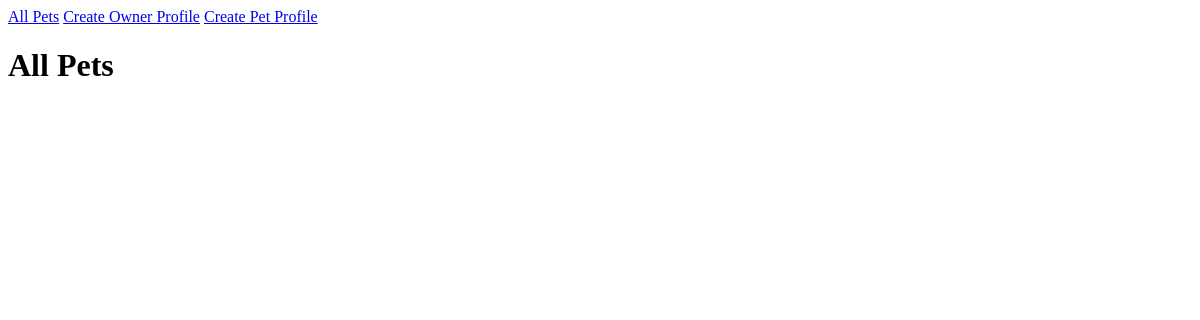
The page /project/ on the database as committed earlier.
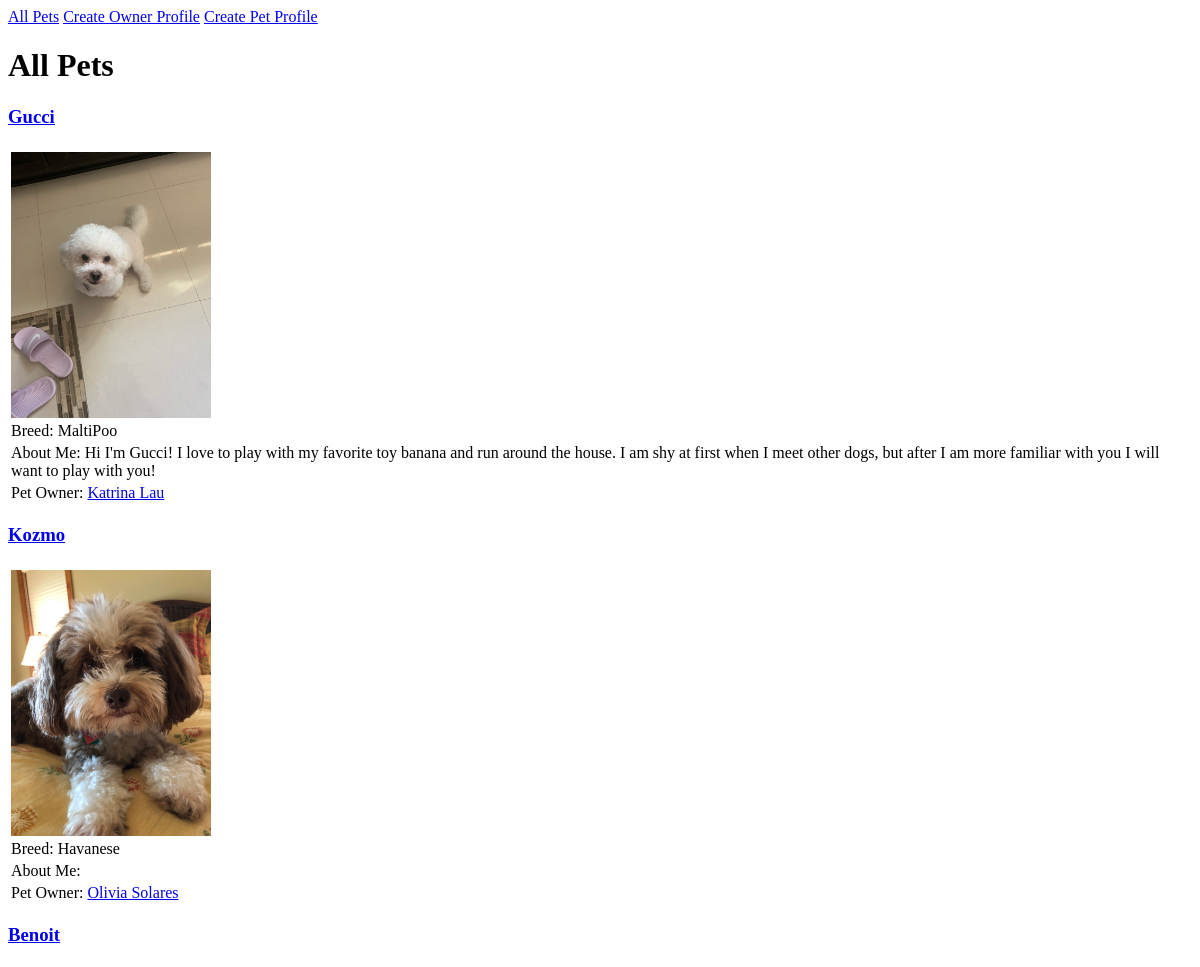
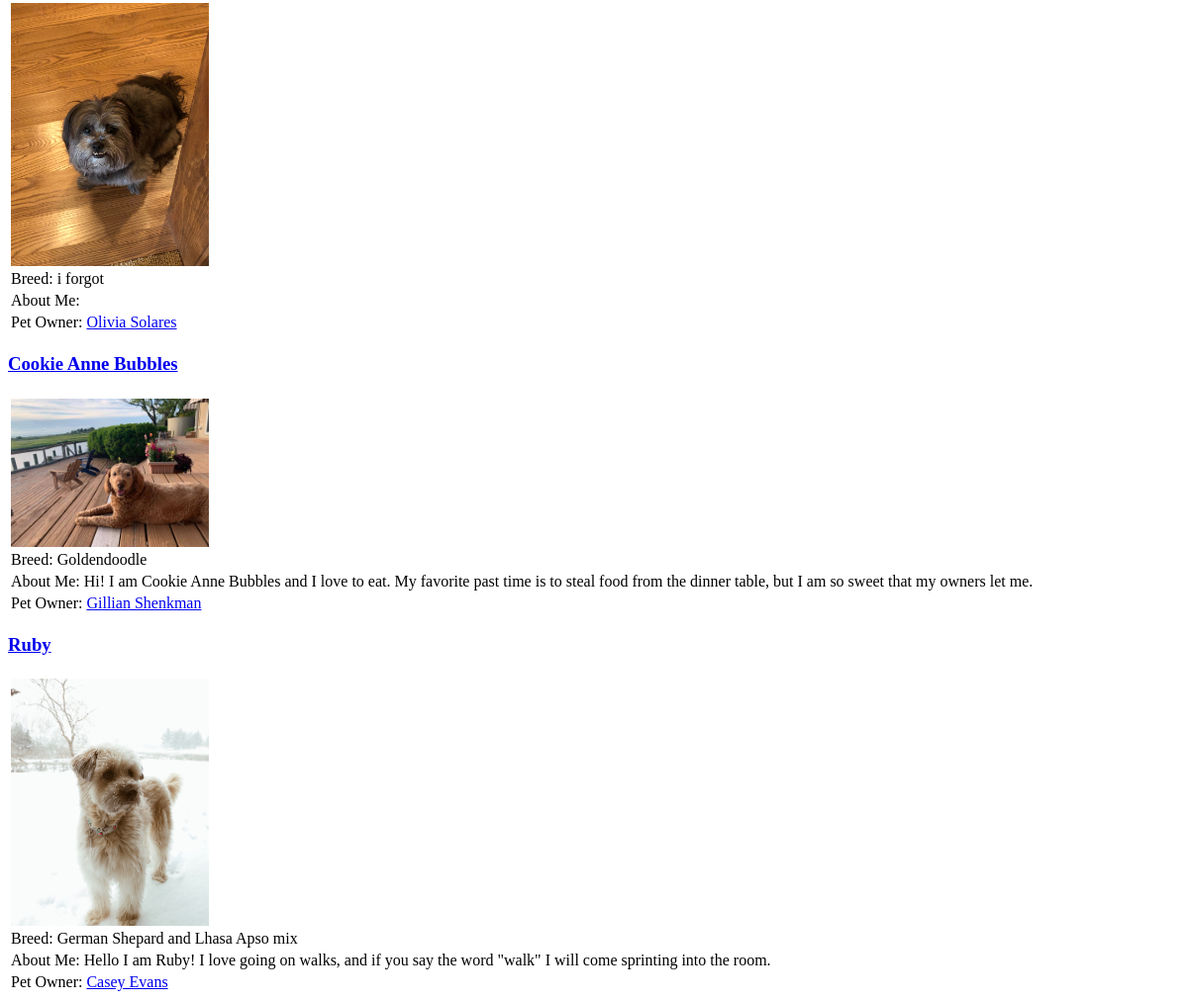
The same page on the database as committed later (2 pictures, top to bottom).
### project/models.py (models this page shows, shortened)
class Pet(models.Model):
    name = models.TextField(blank=True)
    breed = models.TextField(blank=True)
    age = models.TextField(blank=True)
    image = models.ImageField(blank=True)
    blurb = models.TextField(blank=True)
    owner = models.ForeignKey(Owner, on_delete=models.CASCADE)

class Owner(models.Model):
    first_name = models.TextField(blank=True)
    last_name = models.TextField(blank=True)
    email = models.TextField(blank=True)
    city = models.TextField(blank=True)
    phone = models.TextField(blank=True)
    def __str__(self):
        return f'{self.first_name} {self.last_name}'

### project/views.py (the view)
# urls.py: path('', ShowAllPetsView.as_view(), name="show_all_pets"),
class ShowAllPetsView(ListView):
    model = Pet
    template_name = "project/show_all_pets.html"
    context_object_name = "pets"

### project/templates/project/show_all_pets.html
{% extends 'project/base.html' %}
{% block content %}
<h1>All Pets</h1>
{% for pet in pets %}
<table>
    <tr>
        <h3><a href="{% url 'show_pet_page' pet.pk %}">{{pet.name}}</a></h3>
    </tr>
    <tr>
        <td><img src="{{pet.image.url}}" style="max-width: 200;"></td>
    </tr>
    <tr>
        <td>Breed: {{pet.breed}}</td>
    </tr>
    <tr>
        <td>About Me: {{pet.blurb}}</td>
    </tr>
    <tr>
        <td>Pet Owner: <a href="{% url 'show_owner_page' pet.pk %}">{{pet.owner}}</a></td>
    </tr>
</table>
{% endfor %}
{% endblock %}

Rows that differ between the two databases and show on the page:
added Pet: name "Gucci", image (picture), breed "MaltiPoo", blurb "Hi I'm Gucci! I love to play with my favorite toy banana and run around the house. I am shy at first when I meet other dogs, but after I am more familiar with you I will want to play with you!", owner "Katrina Lau"
added Pet: name "Kozmo", image (picture), breed "Havanese", owner "Olivia Solares"
added Pet: name "Benoit", image (picture), breed "i forgot", owner "Olivia Solares"
added Pet: name "Cookie Anne Bubbles", image (picture), breed "Goldendoodle", blurb "Hi! I am Cookie Anne Bubbles and I love to eat. My favorite past time is to steal food from the dinner table, but I am so sweet that my owners let me.", owner "Gillian Shenkman"
added Pet: name "Ruby", image (picture), breed "German Shepard and Lhasa Apso mix", blurb "Hello I am Ruby! I love going on walks, and if you say the word \"walk\" I will come sprinting into the room.", owner "Casey Evans"
